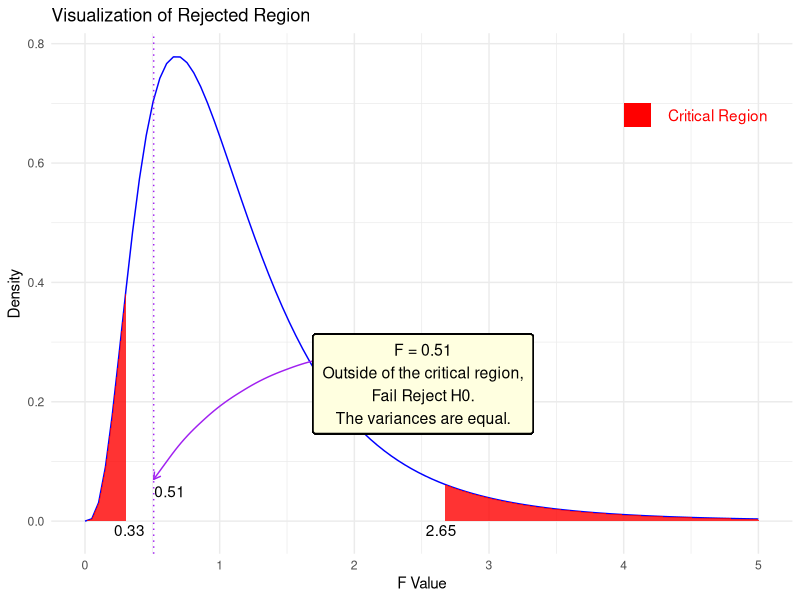

Reproduce this figure in R.
# Load the ggplot2 library
library(ggplot2)

# Two Sided Hyphotesis

# Define degrees of freedom
df1 <- 9 # numerator degrees of freedom
df2 <- 14 # denominator degrees of freedom
alpha <- .1 / 2
s1 <- 0.05^2
s2 <- 0.07^2
F <- s1 / s2

# Create a data frame for the F distribution
x <- seq(0, 5, length.out = 100)
y <- df(x, df1, df2)
f_data <- data.frame(x = x, y = y)

# Define the critical values
critical_value_right <- qf(1 - alpha, df1, df2) # Right critical value (90th percentile)
critical_value_left <- qf(alpha, df1, df2) # Left critical value (10th percentile)

# Determine the conclusion text
if (F > critical_value_right | F < critical_value_left) {
  conclusion <- "Inside of the critical region,\nReject H0.\nThe variances are not equal."
} else {
  conclusion <- "Outside of the critical region,\nFail Reject H0.\nThe variances are equal."
}

# Create the F distribution plot with shaded areas
p <- ggplot(f_data, aes(x = x, y = y)) +
  geom_line(color = "blue") +
  # Shade area to the right of the right critical value
  geom_area(data = subset(f_data, x > critical_value_right), aes(y = y), fill = "red", alpha = 0.8) +
  # Shade area to the left of the left critical value
  geom_area(data = subset(f_data, x < critical_value_left), aes(y = y), fill = "red", alpha = 0.8) +
  # Add vertical line at calculated F value
  geom_vline(xintercept = round(F, 2), linetype = "dotted", color = "purple") +
  # Add curved arrow annotation
  annotate("curve",
    x = round(F, 2) + 1.9, y = 0.28,
    xend = round(F, 2), yend = 0.07,
    curvature = 0.3, arrow = arrow(length = unit(0.2, "cm")), color = "purple"
  ) +
  labs(
    title = "Visualization of Rejected Region",
    x = "F Value",
    y = "Density"
  ) +
  theme_minimal() +
  annotate("text", x = critical_value_right, y = -0.015, label = round(critical_value_right, 2), color = "black") +
  annotate("text", x = critical_value_left, y = -0.015, label = round(critical_value_left, 2), color = "black") +
  geom_label(aes(x = round(F, 2) + 2, y = 0.23, label = paste0("F = ", round(F, 3), "\n", conclusion)),
    color = "black", fill = "lightyellow", size = 4,
    label.padding = unit(0.5, "lines"), label.size = 0.5, fill = "lightblue"
  ) +
  annotate("text", x = round(F, 2) + 0.005, y = 0.05, label = round(F, 3), hjust = 0) +
  geom_rect(aes(xmin = 4, xmax = 4.2, ymin = .7, ymax = .66),
    alpha = 0.5,
    fill = "red"
  ) +
  annotate("text",
    x = 4.7,
    y = 0.68,
    label = "Critical Region",
    color = "red"
  )

print(p)
